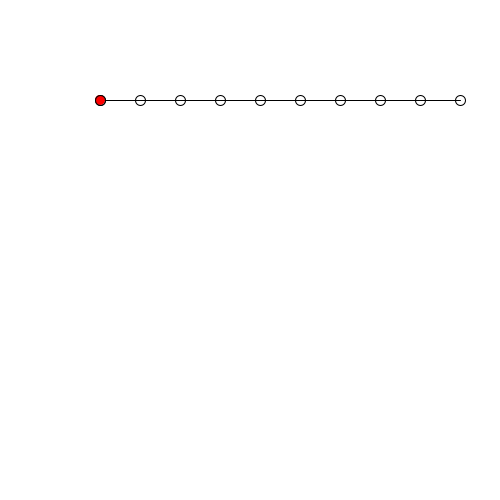
Frame 1 (no input)
Frame 60 (the mouse pressed at the canvas centre just before this capture): identical to frame 1, image omitted
Frame 120 (the mouse held since frame 60 and released just before this capture): identical to frame 1, image omitted

The Processing sketch that drew this single still picture (run headless with seeded random() and noise(); from frame 60 on, the mouse is pressed at the canvas centre):

// Processing sketch: spring_gavity
// ── spring_gavity.pde
PVector []point=new PVector[10];
PVector []v=new PVector[10];
int value=0;
void setup(){
  size(500,500);
  for(int i=0;i<10;i++){
    point[i]=new PVector(100+i*40, 100);
    v[i]=new PVector();
  }
}
void update(){
  for(int i=0;i<10-1;i++){///i:0 (red) will not move
    v[i].y +=g;//gravity
    point[i].add(v[i]);
    
    if(i!=0){
      float d = PVector.dist(point[i], point[i-1]);
      //if( d>40) point[i].add( PVector.sub(point[i-1], point[i]).normalize().mult(d-40) );
      if(d>40) point[i].add( PVector.sub(point[i-1], point[i]).mult(d-40) );
    }
    float d2= PVector.dist(point[i], point[i+1]);
    if( d2>40) point[i].add( PVector.sub(point[i+1], point[i]).normalize().mult(d2-40) );
  }
}
float g=0.098;
void draw(){
  background(255);
  for(int i=0;i<10;i++){
    noFill();  ellipse(point[i].x, point[i].y, 10,10);
    if(i>0) line(point[i].x, point[i].y, point[i-1].x, point[i-1].y);
  }
  fill(255,0,0); ellipse(point[0].x, point[0].y, 10,10);
  
  if(value!=0)update();
}
void keyPressed(){
  //update();
}
void mouseReleased() {
  value++;
}
